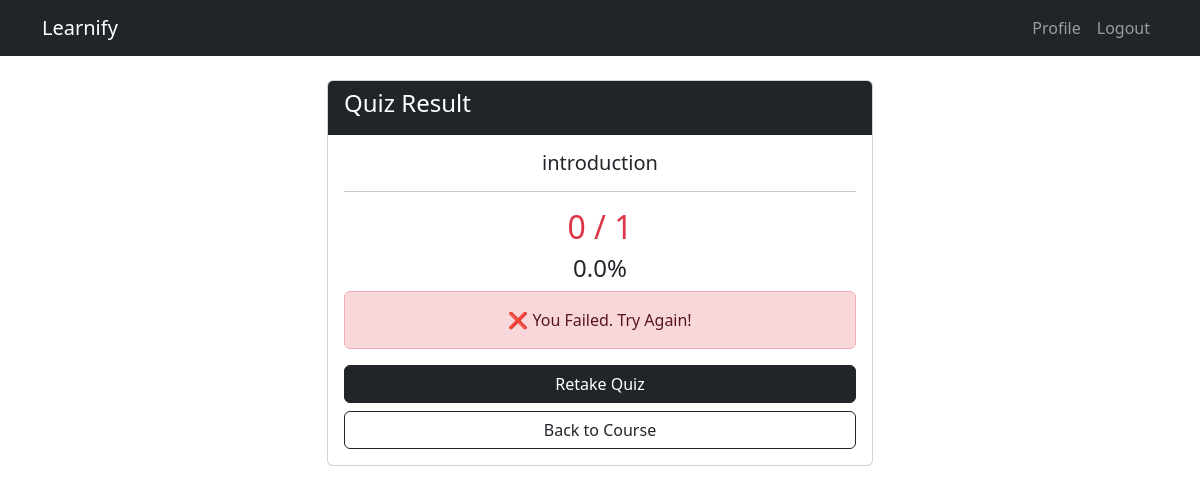
Page /quiz/result/14/ (signed in) on the committed database.
### quiz/models.py (models this page shows, shortened)
class Quiz(models.Model):
    course = models.ForeignKey(Course,
                              on_delete=models.CASCADE,
                              related_name='quizzes')
    title = models.CharField(max_length=200)
    description = models.TextField(blank=True)
    pass_percentage = models.IntegerField(default=50)
    created_at = models.DateTimeField(auto_now_add=True)

class StudentScore(models.Model):
    student = models.ForeignKey(CustomUser,
                               on_delete=models.CASCADE)
    quiz = models.ForeignKey(Quiz,
                            on_delete=models.CASCADE)
    score = models.IntegerField()
    total = models.IntegerField()
    percentage = models.FloatField()
    passed = models.BooleanField(default=False)
    attempted_at = models.DateTimeField(auto_now_add=True)

### quiz/views.py (the view)
@login_required
def quiz_result(request, quiz_id):
    quiz = get_object_or_404(Quiz, id=quiz_id)
    result = StudentScore.objects.filter(
        student=request.user,
        quiz=quiz
    ).last()
    return render(request, 'quiz/quiz_result.html', {
        'quiz': quiz,
        'result': result
    })

### templates/quiz/quiz_result.html
{% extends 'base.html' %}
{% block content %}
<div class="row justify-content-center">
    <div class="col-md-6">
        <div class="card">
            <div class="card-header bg-dark text-white">
                <h4>Quiz Result</h4>
            </div>
            <div class="card-body text-center">
                <h5>{{ quiz.title }}</h5>
                <hr>
                <h2 class="
                    {% if result.passed %}
                        text-success
                    {% else %}
                        text-danger
                    {% endif %}">
                    {{ result.score }} / {{ result.total }}
                </h2>
                <h4>{{ result.percentage|floatformat:1 }}%</h4>
                {% if result.passed %}
                    <div class="alert alert-success">
                        🎉 Congratulations! You Passed!
                    </div>
                {% else %}
                    <div class="alert alert-danger">
                        ❌ You Failed. Try Again!
                    </div>
                {% endif %}
                <a href="{% url 'take_quiz' quiz.id %}"
                   class="btn btn-dark mb-2 w-100">
                    Retake Quiz
                </a>
                <a href="{% url 'course_detail' quiz.course.id %}"
                   class="btn btn-outline-dark w-100">
                    Back to Course
                </a>
            </div>
        </div>
    </div>
</div>
{% endblock %}

### rows in the picture
Quiz: title "introduction"
StudentScore: score "0", total "1", percentage "0.0"
